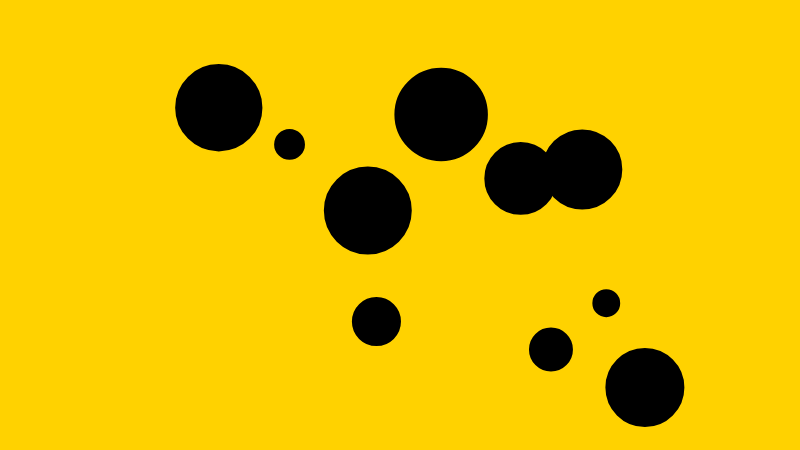
Frame 1 (no input)
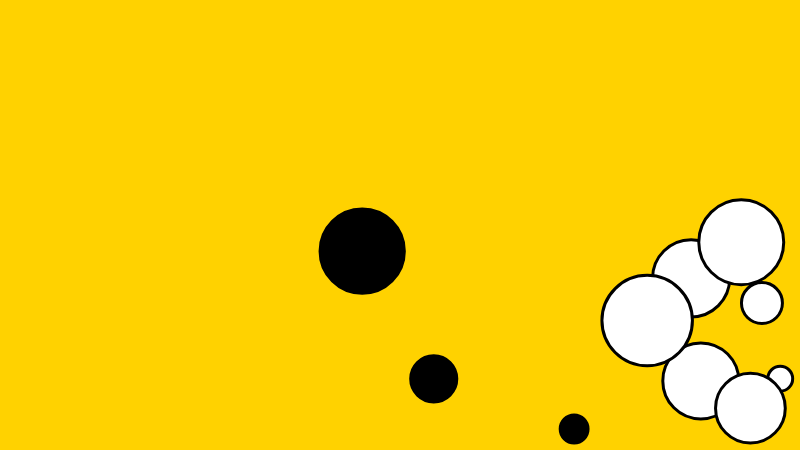
Frame 60 (no input)
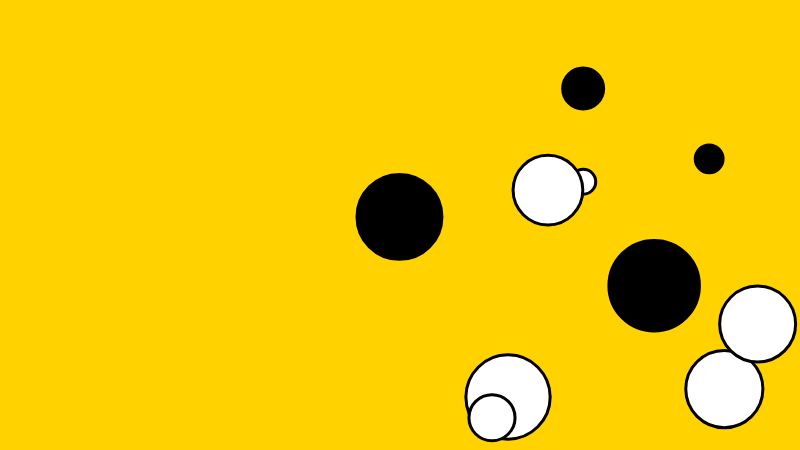
Frame 120 (the mouse pressed at the canvas centre since frame 60)

The p5.js sketch that drew these frames (run headless with seeded random() and noise() and a simulated clock; from frame 60 on, the mouse is pressed at the canvas centre):

// p5.js sketch
// ── sketch.js
// Flock Of Pixels model v4
// https://editor.p5js.org/novo/sketches/ARPqkWmKJ

// A HEAVILY COMMENTED sketch :-)
// that could serve as a very primitive model for moving pixels around and having them interact as a "flock"
// with verbose variable names to identify
// pixelArray and arrayElement
// PixelClass and pixelInstance

// This p5js sketch is composed of 4 sections:

// 1. pixelArray global variable which is used in setup and draw functions

// 2. setup function
// with a loop that populates the pixelArray
// by creating x different instances of PixelClass -- with x randomly different starting positions, sizes and speeds -- which are then added as elements to the pixelArray
// the elements could be pixels from a video instead of circles

// 3. draw function
// a loop that continuously tests for overlaps of each element of pixelArray and changes their color when that happens
// the tests could be for original position, proximity, speed, crowding or ...
//and the changes could be to speed, size, color or ...

// 4. PixelClass
// with constructor parameters -- variables passed to function --
// that define the 6 attributes of a
// pixelInstance : x and y location, radius, x and y speed, and color
// with methods (internal functions of a classes)
// for: setting size, changing color, testing for overlap, moving and bouncing each pixelInstance
// other versions could have different moving, testing and transforming functions...

let pixelArray = [];

/*** SETUP FUNCTION ********************/

function setup() {
  createCanvas(800, 450);

  // fill or populate array with new pixelInstances of PixelClass

  for (let indy = 0; indy < 10; indy++) {
    let bradius = random(10, 50);
    let bspeed = random(0.5, 7);
    let xstart = random(bradius, width - bradius);
    let ystart = random(bradius, height - bradius);

    let pixelInstance = new PixelClass(xstart, ystart, bradius, bspeed);
    // without "let" pixelInstance would be global variable

    // pixelInstance
    // is a new instance of PixelClass
    // created with 4 parameters:
    // x and y start points, radius and speed

    pixelArray.push(pixelInstance);

    //each pixelInstance is added to end of pixelArray
  }
}

// define an anchor position for each pixel
// in the for loop
// maybe start with still image
// before doing video image

/*** end SETUP FUNCTION ********************/

/*** DRAW FUNCTION ********************/

// 2 big things about class: properties and methods (data and functions)
// properties can be from exteral parameters or internal properties
// public properties : can be used outside class
// classInstance.property outside the class
// private properties : only used inside the class
// this.property inside the class
// parameters coming in are public
// then assigned as private properties of the class
// in the constructor function this.x = x
//

function draw() {
  background(255, 210, 0);

  // for (let arrayElement of pixelArray) // for of version
  // "long version"
  for (let index = 0; index < pixelArray.length; index++) {
    let arrayElement = pixelArray[index];
    arrayElement.bounceRandom();
    let overlap = false;
    // for (let other of pixelArray) // "for of version"
    // "long version"
    for (let indy = 0; indy < pixelArray.length; indy++) {
      let other = pixelArray[indy];
      // shorthand for each index value of array
      //     if (arrayElement !== other && arrayElement.intersectsBool(other)) {
      if (arrayElement.intersectsBool(other)) {
        // !== other defines other as not this
        //       console.log("intersection");
        overlap = true;
      }
    }
    // why at end of outer loop
    // not inner loop
    // this is to check for single intersection
    // if I wanted increased brightness with each intersection
    //put it in inner loop
    if (overlap) {
      arrayElement.changeColor(255);
    } else {
      arrayElement.changeColor(0);
    }
  }
}

/*** end DRAW FUNCTION ********************/

/*** CLASS ********************/

class PixelClass {
  //*** class constructor ***//

  constructor(x, y, r, bsp) {
    this.x = x;
    this.y = y;
    this.r = r;
    this.xsp = bsp; // xspeed
    this.ysp = bsp; // yspeed
    this.brightness = 0;
  }

  //*** class functions ***//

  intersectsBool(other) {
    if (other == this) {
      return false;
    }
    let d = dist(this.x, this.y, other.x, other.y);
    return this.r + other.r > d;
  }

  //-----------------

  changeColor(c) {
    this.brightness = c;
  }

  //-----------------

  // meta function inside class
  bounceRandom() {
    this.move();
    this.show();
  }

  //-----------------

  show() {
    // stroke(random(200, 250), 100, 100);
    strokeWeight(3);
    // noFill();
    fill(this.brightness);
    ellipse(this.x, this.y, this.r * 2);
  }

  //-----------------

  move() {
    // move pixel
    this.x = this.x + this.xsp;
    this.y = this.y + this.ysp;
    //// bounce x
    if (this.x >= width - this.r || this.x <= 0 + this.r) {
      this.xsp = -this.xsp;
    }
    ////// bounce y
    if (this.y >= height - this.r || this.y <= 0 + this.r) {
      this.ysp = -this.ysp;
    }
  }
}

/*** end CLASS ********************/

//https://editor.p5js.org/novo/sketches/UgDMz9aMr
// february 9, 2023
